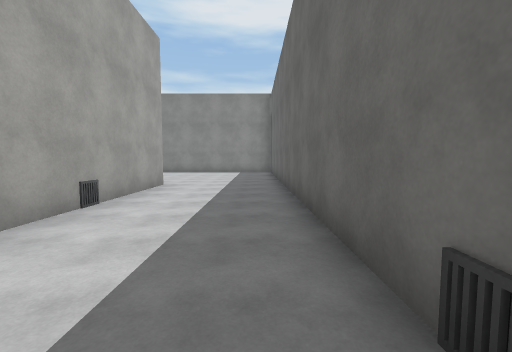
view 1 (above)

23 first-person views from a walk through a Unity game level. The camera is 1.5 m above the floor, tilts 4° down and sees 90° across. The floor is counted in squares, 2 m on a side. Each view is taken from the middle of a square. On the plan, view 1 faces up. The plan holds only what a view shows up to about 9 squares ahead; the rest is blank. The place goes on beyond the plan. The player character is not drawn. Surface patterns are stand-ins for the level's own textures.

view 2
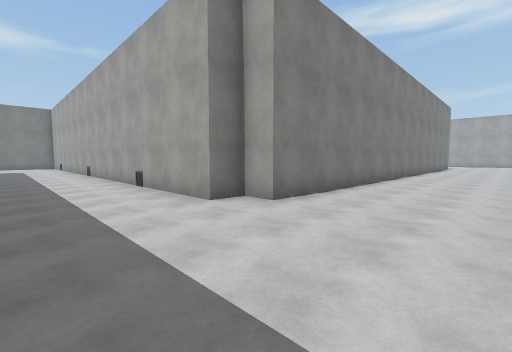

view 3
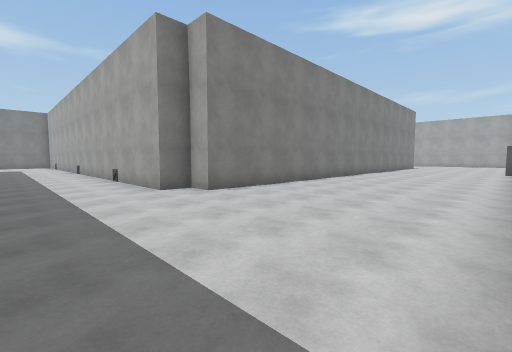

view 4
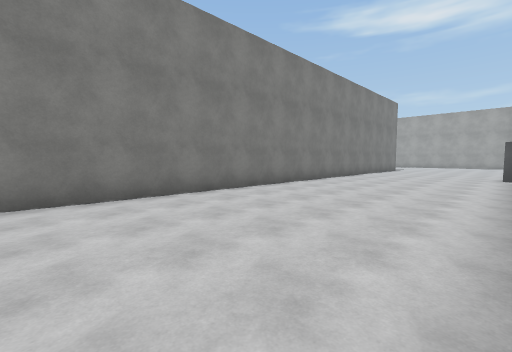

view 5
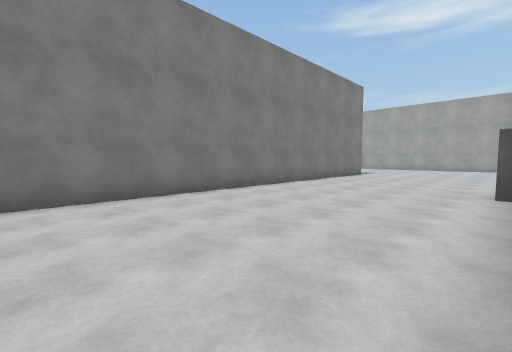

view 6
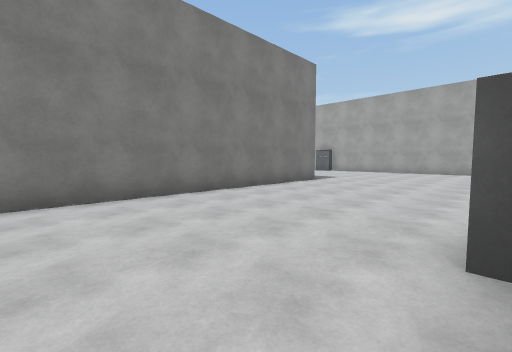

view 7
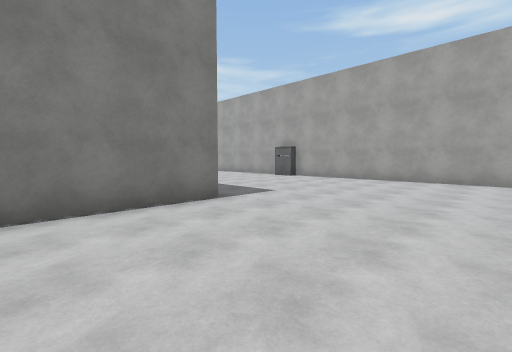

view 8
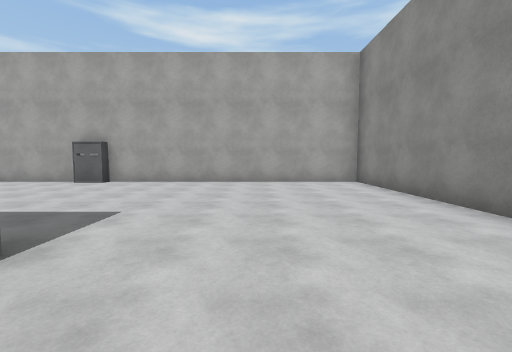

view 9
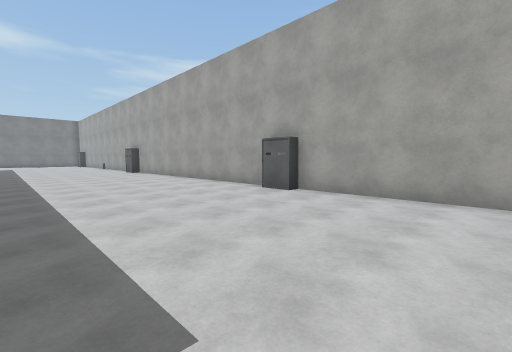

view 10
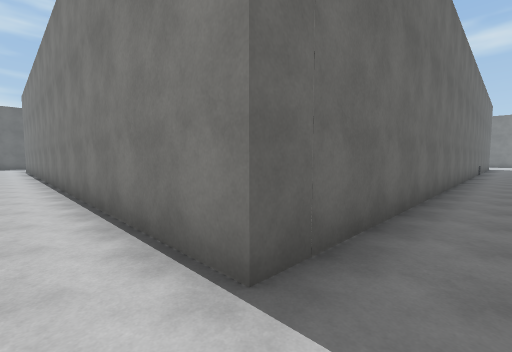

view 11
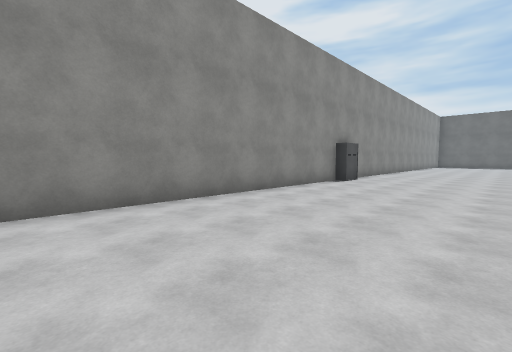

view 12
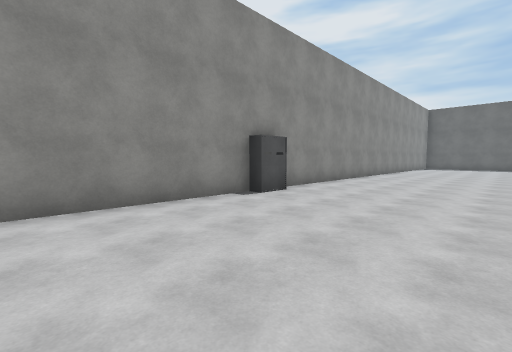

view 13
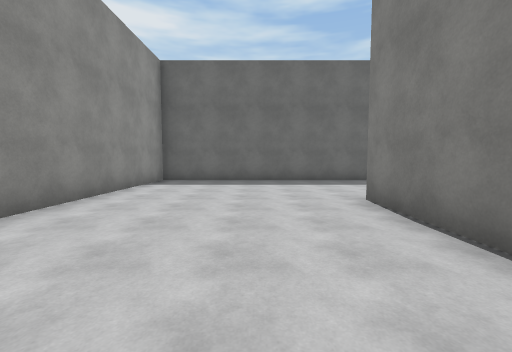

view 14
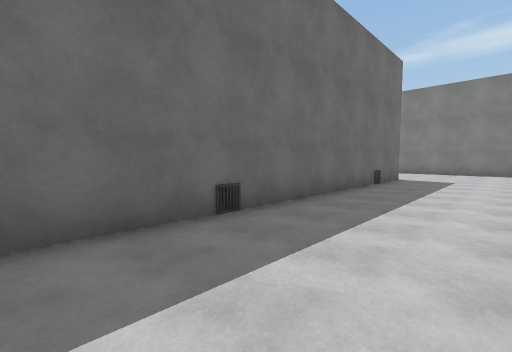

view 15
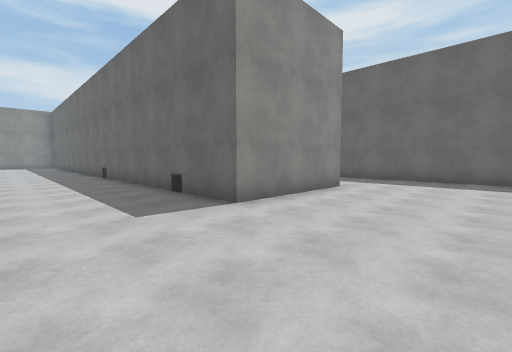

view 16
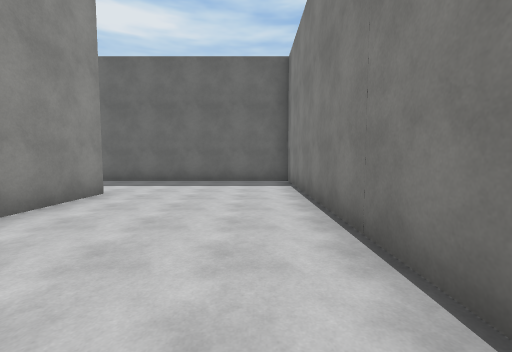

view 17
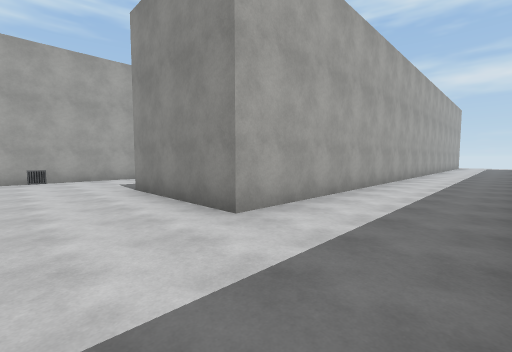

view 18
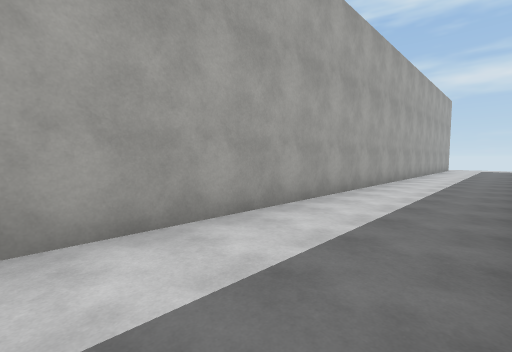

view 19
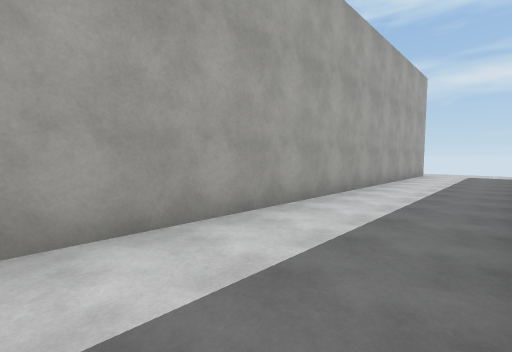

view 20
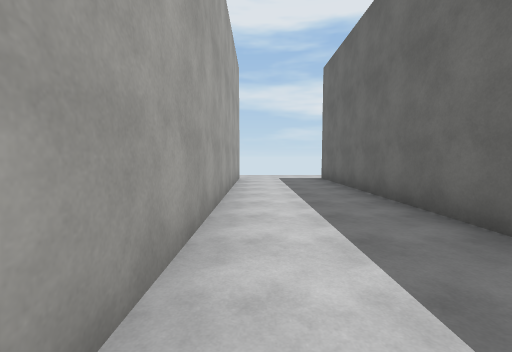

view 21
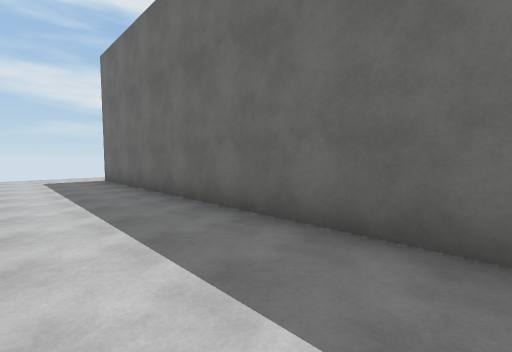

view 22
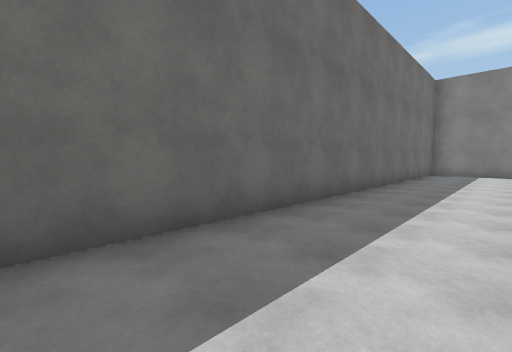

view 23
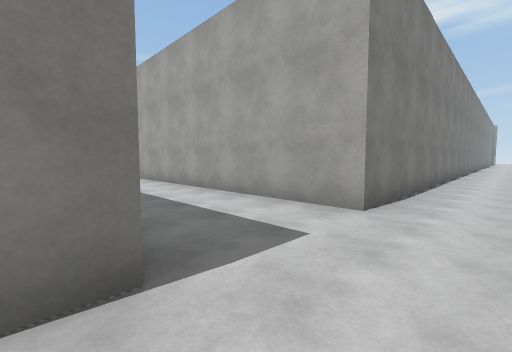

### Floor plan
Points are (right, up) in squares from view 1. A wall is a line through its corners. A room is listed if a view was taken in it or the views show most of it. See-through windows are left out.
Room 1 (views 1, 2, 3, 4, 5, 6, 7, 8, 9, 10, 11, 12, 13, 14, 15, 16, 17, 18, 19, 20, 21, 22)
walls: (-11.4, 13.2) (-14.8, 13.2); (-16.8, 13.2) (-27.1, 13.2) (-27.1, 5.6); (1.5, 13.5) (4.4, 13.5) (4.4, -6.8) (0.8, -6.8) (0.8, 13.2) (-4.9, 13.2); (-21, -2.8) (-21, 8) (-3.4, 8) (-3.4, 7.2) (-2.6, 7.2) (-2.6, 0.9); (-2.6, -5.8) (-2.6, -9.1); (-27.1, 4.6) (-27.1, 1.4); (7.4, 3.9) (7.4, 13.5); (0, -11.1) (7.4, -11.1) (7.4, 2.1)
ways out: opening at (8, 14.5) to room 2; opening at (1, 15)
objects: closet (-16, 13); other object (-3, -8); other object (-3, 4); other object (1, -5); other object (1, 1)
Room 2 (view 23)
walls: (7.4, 13.5) (8.1, 13.5)
ways out: opening at (8, 14.5) to room 1

Positions as (right, up) in squares from view 1, and headings:
1: (0, 0), facing up
2: (0, 11), facing down-left
3: (0, 13), facing down-left
4: (-4, 13), facing down-left
5: (-9, 13), facing down-left
6: (-13, 13), facing down-left
7: (-18, 12), facing down-left
8: (-19, 10), facing left
9: (-22, 9), facing down-left
10: (-22, 9), facing down-right
11: (-24, 9), facing up-right
12: (-20, 9), facing up-right
13: (-8, 10), facing right
14: (-2, 3), facing down-right
15: (-2, -10), facing up-right
16: (-1, -10), facing right
17: (7, -9), facing up-left
18: (7, -5), facing up-left
19: (7, 1), facing up-left
20: (5, 4), facing up
21: (5, 4), facing up-right
22: (5, 2), facing down-right
23: (8, 15), facing down-left
